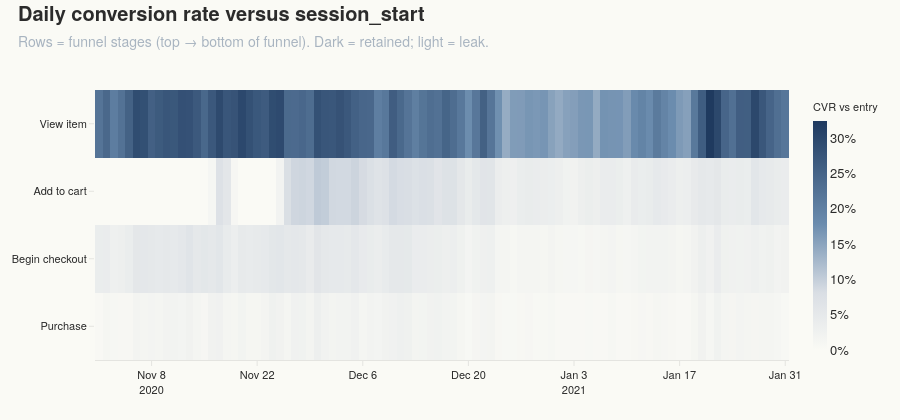

Notebook source saved alongside this figure:
### Markdown cell above
## 8 · Visual 3 — daily CVR heatmap

A single aggregated funnel hides calendar effects. The heatmap plots `cvr_vs_entry` by day × stage: dark columns flag high-conversion days (campaign lift, newsletter drops), light columns flag weak days (bot spikes, traffic mis-match). Horizontal banding confirms which stage structurally leaks the most regardless of day.

### Code cell
daily_cvr = (
    funnel_daily.pivot(index="event_date", columns="stage", values="users")
    .reindex(columns=STAGE_ORDER)
    .fillna(0)
)
daily_cvr_entry = daily_cvr.div(daily_cvr["session_start"], axis=0)

# Drop session_start row (always 1.0; not visually informative).
heat_matrix = daily_cvr_entry[STAGE_ORDER[1:]].T
y_labels = [STAGE_LABELS[s] for s in STAGE_ORDER[1:]]

fig_hm = go.Figure(
    go.Heatmap(
        z=heat_matrix.values,
        x=heat_matrix.columns,
        y=y_labels,
        colorscale=[
            [0.0, "#FAFAF5"],
            [0.25, "#D9DEE4"],
            [0.55, "#6B8CAE"],
            [1.0, "#1F3A5F"],
        ],
        colorbar={
            "title":        {"text": "CVR vs entry", "font": {"size": 11}},
            "tickformat":   ".0%",
            "outlinewidth": 0,
            "thickness":    14,
        },
        hovertemplate="<b>%{y}</b><br>%{x|%b %d, %Y}<br>CVR: %{z:.1%}<extra></extra>",
    )
)
fig_hm.update_layout(title="Daily conversion rate versus session_start")
apply_sfl_theme(
    fig_hm,
    height=420,
    subtitle="Rows = funnel stages (top → bottom of funnel). Dark = retained; light = leak.",
)
fig_hm.update_yaxes(autorange="reversed")
fig_hm.show()

### Figure 1 — Plotly figure (JSON) as saved in the notebook; plotly's stock layout.template omitted (floating-point values rounded to 4 significant figures; data arrays with more than 128 entries replaced by an {"elided": "..."} marker saying what was removed)
{"data": [{"colorbar": {"outlinewidth": 0, "thickness": 14, "tickformat": ".0%", "title": {"font": {"size": 11}, "text": "CVR vs entry"}}, "colorscale": [[0.0, "#FAFAF5"], [0.25, "#D9DEE4"], [0.55, "#6B8CAE"], [1.0, "#1F3A5F"]], "hovertemplate": "<b>%{y}</b><br>%{x|%b %d, %Y}<br>CVR: %{z:.1%}<extra></extra>", "type": "heatmap", "x": ["2020-11-01T00:00:00.000000000", "2020-11-02T00:00:00.000000000", "2020-11-03T00:00:00.000000000", "2020-11-04T00:00:00.000000000", "2020-11-05T00:00:00.000000000", "2020-11-06T00:00:00.000000000", "2020-11-07T00:00:00.000000000", "2020-11-08T00:00:00.000000000", "2020-11-09T00:00:00.000000000", "2020-11-10T00:00:00.000000000", "2020-11-11T00:00:00.000000000", "2020-11-12T00:00:00.000000000", "2020-11-13T00:00:00.000000000", "2020-11-14T00:00:00.000000000", "2020-11-15T00:00:00.000000000", "2020-11-16T00:00:00.000000000", "2020-11-17T00:00:00.000000000", "2020-11-18T00:00:00.000000000", "2020-11-19T00:00:00.000000000", "2020-11-20T00:00:00.000000000", "2020-11-21T00:00:00.000000000", "2020-11-22T00:00:00.000000000", "2020-11-23T00:00:00.000000000", "2020-11-24T00:00:00.000000000", "2020-11-25T00:00:00.000000000", "2020-11-26T00:00:00.000000000", "2020-11-27T00:00:00.000000000", "2020-11-28T00:00:00.000000000", "2020-11-29T00:00:00.000000000", "2020-11-30T00:00:00.000000000", "2020-12-01T00:00:00.000000000", "2020-12-02T00:00:00.000000000", "2020-12-03T00:00:00.000000000", "2020-12-04T00:00:00.000000000", "2020-12-05T00:00:00.000000000", "2020-12-06T00:00:00.000000000", "2020-12-07T00:00:00.000000000", "2020-12-08T00:00:00.000000000", "2020-12-09T00:00:00.000000000", "2020-12-10T00:00:00.000000000", "2020-12-11T00:00:00.000000000", "2020-12-12T00:00:00.000000000", "2020-12-13T00:00:00.000000000", "2020-12-14T00:00:00.000000000", "2020-12-15T00:00:00.000000000", "2020-12-16T00:00:00.000000000", "2020-12-17T00:00:00.000000000", "2020-12-18T00:00:00.000000000", "2020-12-19T00:00:00.000000000", "2020-12-20T00:00:00.000000000", "2020-12-21T00:00:00.000000000", "2020-12-22T00:00:00.000000000", "2020-12-23T00:00:00.000000000", "2020-12-24T00:00:00.000000000", "2020-12-25T00:00:00.000000000", "2020-12-26T00:00:00.000000000", "2020-12-27T00:00:00.000000000", "2020-12-28T00:00:00.000000000", "2020-12-29T00:00:00.000000000", "2020-12-30T00:00:00.000000000", "2020-12-31T00:00:00.000000000", "2021-01-01T00:00:00.000000000", "2021-01-02T00:00:00.000000000", "2021-01-03T00:00:00.000000000", "2021-01-04T00:00:00.000000000", "2021-01-05T00:00:00.000000000", "2021-01-06T00:00:00.000000000", "2021-01-07T00:00:00.000000000", "2021-01-08T00:00:00.000000000", "2021-01-09T00:00:00.000000000", "2021-01-10T00:00:00.000000000", "2021-01-11T00:00:00.000000000", "2021-01-12T00:00:00.000000000", "2021-01-13T00:00:00.000000000", "2021-01-14T00:00:00.000000000", "2021-01-15T00:00:00.000000000", "2021-01-16T00:00:00.000000000", "2021-01-17T00:00:00.000000000", "2021-01-18T00:00:00.000000000", "2021-01-19T00:00:00.000000000", "2021-01-20T00:00:00.000000000", "2021-01-21T00:00:00.000000000", "2021-01-22T00:00:00.000000000", "2021-01-23T00:00:00.000000000", "2021-01-24T00:00:00.000000000", "2021-01-25T00:00:00.000000000", "2021-01-26T00:00:00.000000000", "2021-01-27T00:00:00.000000000", "2021-01-28T00:00:00.000000000", "2021-01-29T00:00:00.000000000", "2021-01-30T00:00:00.000000000", "2021-01-31T00:00:00.000000000"], "y": ["View item", "Add to cart", "Begin checkout", "Purchase"], "z": {"elided": "4x92 float values"}}], "layout": {"font": {"color": "#2B2B2B", "family": "Helvetica Neue, Helvetica, Arial, sans-serif", "size": 13}, "height": 420, "hoverlabel": {"bgcolor": "white", "bordercolor": "#1F3A5F", "font": {"color": "#2B2B2B", "family": "Helvetica Neue, Helvetica, Arial, sans-serif", "size": 12}}, "legend": {"bgcolor": "rgba(0,0,0,0)", "bordercolor": "#E4E4E0", "borderwidth": 0, "font": {"color": "#2B2B2B", "size": 12}}, "margin": {"b": 60, "l": 70, "r": 40, "t": 90}, "paper_bgcolor": "#FAFAF5", "plot_bgcolor": "#FAFAF5", "title": {"font": {"color": "#2B2B2B", "size": 20}, "text": "<b>Daily conversion rate versus session_start</b><br><span style='font-size:14px;color:#A8B4C0'>Rows = funnel stages (top → bottom of funnel). Dark = retained; light = leak.</span>", "x": 0.02, "xanchor": "left", "y": 0.95, "yanchor": "top"}, "xaxis": {"linecolor": "#E4E4E0", "linewidth": 1, "showgrid": false, "showline": true, "tickcolor": "#E4E4E0", "tickfont": {"color": "#2B2B2B", "size": 11}, "ticks": "outside"}, "yaxis": {"autorange": "reversed", "gridcolor": "#E4E4E0", "gridwidth": 1, "showgrid": true, "showline": false, "tickcolor": "#E4E4E0", "tickfont": {"color": "#2B2B2B", "size": 11}, "ticks": "outside", "zeroline": false}}}
